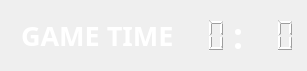
   <widget class="QWidget" name="layoutWidget">
    <property name="geometry">
     <rect>
      <x>630</x>
      <y>10</y>
      <width>292</width>
      <height>44</height>
     </rect>
    </property>
    <layout class="QHBoxLayout" name="horizontalLayout_2">
     <item>
      <widget class="QLabel" name="label_4">
       <property name="font">
        <font>
         <family>Aharoni</family>
         <pointsize>20</pointsize>
         <weight>75</weight>
         <bold>true</bold>
        </font>
       </property>
       <property name="styleSheet">
        <string notr="true">border-width:2px;   
border-style:transparent;
color: rgb(255,255,255);  </string>
       </property>
       <property name="text">
        <string>GAME TIME</string>
       </property>
      </widget>
     </item>
     <item>
      <widget class="QLCDNumber" name="gameTimeLcdMin">
       <property name="styleSheet">
        <string notr="true">border-width:2px;   
border-style:transparent;
color: rgb(255,255,255);    </string>
       </property>
       <property name="frameShadow">
        <enum>QFrame::Raised</enum>
       </property>
       <property name="lineWidth">
        <number>1</number>
       </property>
       <property name="digitCount">
        <number>2</number>
       </property>
       <property name="mode">
        <enum>QLCDNumber::Dec</enum>
       </property>
       <property name="segmentStyle">
        <enum>QLCDNumber::Filled</enum>
       </property>
       <property name="value" stdset="0">
        <double>0.000000000000000</double>
       </property>
       <property name="intValue" stdset="0">
        <number>0</number>
       </property>
      </widget>
     </item>
     <item>
      <widget class="QLabel" name="label">
       <property name="sizePolicy">
        <sizepolicy hsizetype="Maximum" vsizetype="Preferred">
         <horstretch>0</horstretch>
         <verstretch>0</verstretch>
        </sizepolicy>
       </property>
       <property name="minimumSize">
        <size>
         <width>20</width>
         <height>0</height>
        </size>
       </property>
       <property name="font">
        <font>
         <family>Aharoni</family>
         <pointsize>26</pointsize>
         <weight>75</weight>
         <bold>true</bold>
        </font>
       </property>
       <property name="styleSheet">
        <string notr="true">
color: rgb(255,255,255);  </string>
       </property>
       <property name="text">
        <string>:</string>
       </property>
      </widget>
     </item>
     <item>
      <widget class="QLCDNumber" name="gameTimeLcdSec">
       <property name="styleSheet">
        <string notr="true">border-width:2px;   
border-style:transparent;
color: rgb(255,255,255);  </string>
       </property>
       <property name="smallDecimalPoint">
        <bool>false</bool>
       </property>
       <property name="digitCount">
        <number>2</number>
       </property>
       <property name="segmentStyle">
        <enum>QLCDNumber::Filled</enum>
       </property>
      </widget>
     </item>
    </layout>
   </widget>
